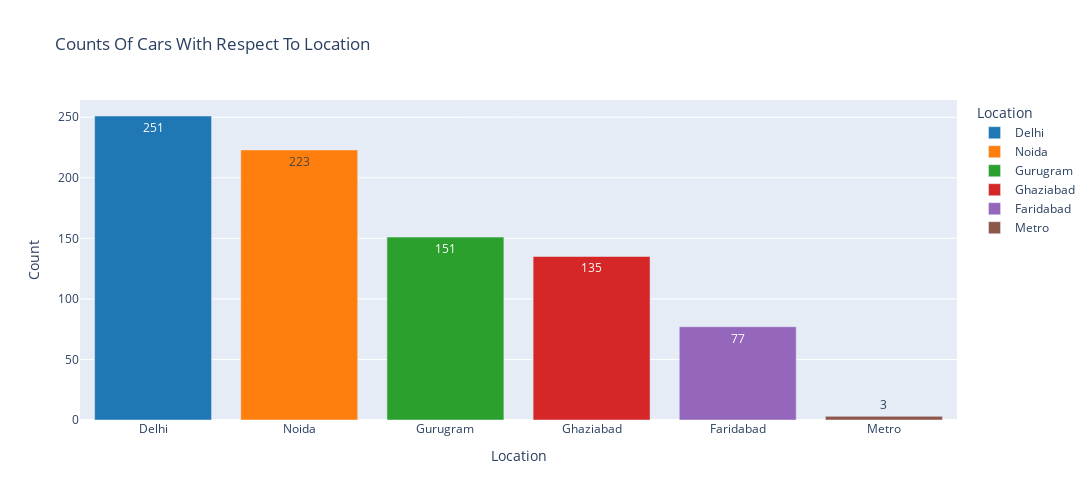

Notebook code for this chart:
### Code cell
Location_counts = new_df["Location"].value_counts().reset_index()
Location_counts.columns = ['Location', 'Count']

# Create the bar chart
fig = px.bar(Location_counts, x='Location', y='Count', title='Counts Of Cars With Respect To Location',color="Location",
             color_discrete_sequence=px.colors.qualitative.D3,text_auto=True)
fig.update_layout(width=1100, height=500,xaxis=dict(tickangle=0,dtick=1))
fig.show()

### Figure 1 — Plotly figure (JSON) as saved in the notebook; plotly's stock layout.template omitted (floating-point values rounded to 4 significant figures)
{"data": [{"alignmentgroup": "True", "hovertemplate": "Location=%{x}<br>Count=%{y}<extra></extra>", "legendgroup": "Delhi", "marker": {"color": "#1F77B4", "pattern": {"shape": ""}}, "name": "Delhi", "offsetgroup": "Delhi", "orientation": "v", "showlegend": true, "textposition": "auto", "texttemplate": "%{y}", "type": "bar", "x": ["Delhi"], "xaxis": "x", "y": [251], "yaxis": "y"}, {"alignmentgroup": "True", "hovertemplate": "Location=%{x}<br>Count=%{y}<extra></extra>", "legendgroup": "Noida", "marker": {"color": "#FF7F0E", "pattern": {"shape": ""}}, "name": "Noida", "offsetgroup": "Noida", "orientation": "v", "showlegend": true, "textposition": "auto", "texttemplate": "%{y}", "type": "bar", "x": ["Noida"], "xaxis": "x", "y": [223], "yaxis": "y"}, {"alignmentgroup": "True", "hovertemplate": "Location=%{x}<br>Count=%{y}<extra></extra>", "legendgroup": "Gurugram", "marker": {"color": "#2CA02C", "pattern": {"shape": ""}}, "name": "Gurugram", "offsetgroup": "Gurugram", "orientation": "v", "showlegend": true, "textposition": "auto", "texttemplate": "%{y}", "type": "bar", "x": ["Gurugram"], "xaxis": "x", "y": [151], "yaxis": "y"}, {"alignmentgroup": "True", "hovertemplate": "Location=%{x}<br>Count=%{y}<extra></extra>", "legendgroup": "Ghaziabad", "marker": {"color": "#D62728", "pattern": {"shape": ""}}, "name": "Ghaziabad", "offsetgroup": "Ghaziabad", "orientation": "v", "showlegend": true, "textposition": "auto", "texttemplate": "%{y}", "type": "bar", "x": ["Ghaziabad"], "xaxis": "x", "y": [135], "yaxis": "y"}, {"alignmentgroup": "True", "hovertemplate": "Location=%{x}<br>Count=%{y}<extra></extra>", "legendgroup": "Faridabad", "marker": {"color": "#9467BD", "pattern": {"shape": ""}}, "name": "Faridabad", "offsetgroup": "Faridabad", "orientation": "v", "showlegend": true, "textposition": "auto", "texttemplate": "%{y}", "type": "bar", "x": ["Faridabad"], "xaxis": "x", "y": [77], "yaxis": "y"}, {"alignmentgroup": "True", "hovertemplate": "Location=%{x}<br>Count=%{y}<extra></extra>", "legendgroup": "Metro", "marker": {"color": "#8C564B", "pattern": {"shape": ""}}, "name": "Metro", "offsetgroup": "Metro", "orientation": "v", "showlegend": true, "textposition": "auto", "texttemplate": "%{y}", "type": "bar", "x": ["Metro"], "xaxis": "x", "y": [3], "yaxis": "y"}], "layout": {"barmode": "relative", "height": 500, "legend": {"title": {"text": "Location"}, "tracegroupgap": 0}, "title": {"text": "Counts Of Cars With Respect To Location"}, "width": 1100, "xaxis": {"anchor": "y", "autorange": true, "categoryarray": ["Delhi", "Noida", "Gurugram", "Ghaziabad", "Faridabad", "Metro"], "categoryorder": "array", "domain": [0, 1], "dtick": 1, "range": [-0.5, 5.5], "tickangle": 0, "title": {"text": "Location"}, "type": "category"}, "yaxis": {"anchor": "x", "autorange": true, "domain": [0, 1], "range": [0, 264.2], "title": {"text": "Count"}, "type": "linear"}}}
